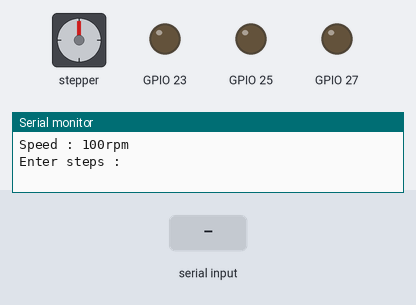
A sketch run on a simulated ESP32. Shown: stepper motor, output pins drawn as LEDs (lit = HIGH), the last lines printed to the serial monitor. Inputs (shaded band) come from the test bench. Stepper angles assume 2048 steps per turn.

Above: at 1.2 s.
1.3 s: "90,45\n" received over Serial
At 2.05 s:
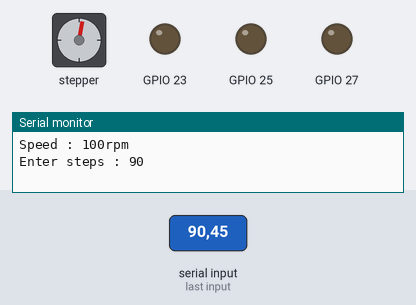
At 2.95 s:
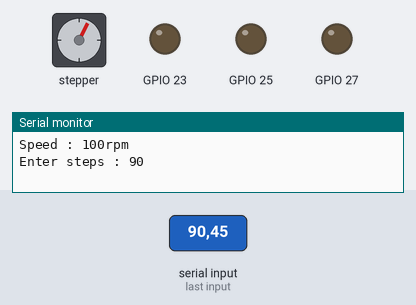
Timing chart, 0 to 21.4 s (numbered marks = the images above; inputs shaded):
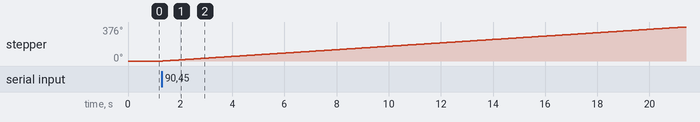

Measured:
- after the input at 1.3 s, stepper: keeps turning clockwise at about 19°/s, starting at once

The sketch:

week9_CapstonChallenge3.ino
```cpp
#include <Stepper.h>

#define INT1_PIN 22
#define INT2_PIN 24
#define INT3_PIN 26
#define INT4_PIN 28

// Stepper 객체 생성
Stepper motor(64, INT1_PIN, INT2_PIN, INT3_PIN, INT4_PIN);

void setup() {
  for (int pin = INT1_PIN; pin < INT4_PIN; pin++) {
    pinMode(pin, OUTPUT);
  }
  Serial.begin(9600);
  motor.setSpeed(100);  // speed 설정

  Serial.println("Speed : 100rpm");
  Serial.print("Enter steps : ");
}

void loop() {
  if (Serial.available()) {
    int steps = Serial.parseInt();
    Serial.println(steps);

    int round = steps * 4096;

    motor.step(round);
    Serial.print("Enter steps : ");
  }
}
```
